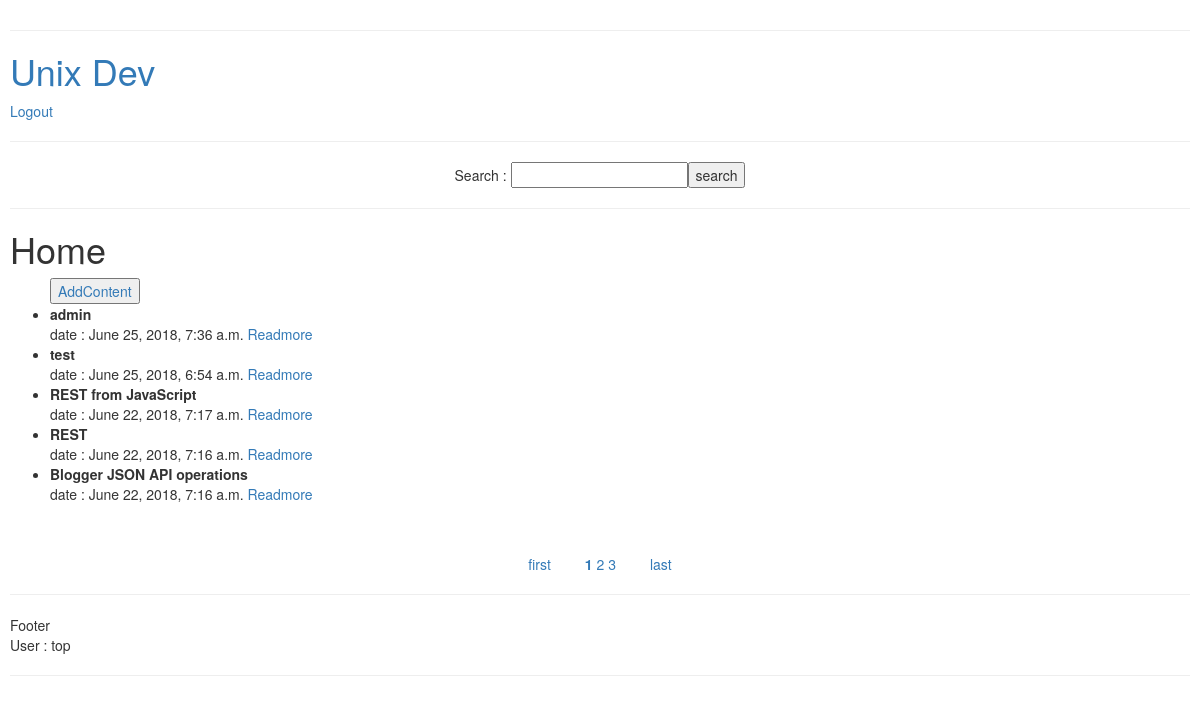
Page /blog/ (signed in) on the committed database.
### blog/models.py (models this page shows, shortened)
class Blog(models.Model):
    user = models.ForeignKey(User, on_delete=models.CASCADE, default=1)
    title = models.CharField(max_length=100)
    content = models.CharField(max_length=255)
    created_at = models.DateTimeField(auto_now_add=True)
    updated_at = models.DateTimeField(auto_now=True)

### blog/views.py (the view)
# urls.py: path('', views.index, name='index'),
def index(request):
    print('index')
    list_title = Blog.objects.order_by('-created_at')
    paginator = Paginator(list_title, 5)
    page = request.GET.get('page')
    blogs = paginator.get_page(page)
    return render(request, 'blog/index.html', {'list' : blogs, 'user' : { 'user_name': request.user ,'status_login': sessionResult(request)}})

### blog/views.py (called while the page is built)
def sessionResult(request):
    if request.session.keys():
        return True
    else:
        return False

### blog/templates/blog/index.html
{% extends 'base_layout.html' %}
{% block content %}
    <h1>Home</h1>
    {% if list %}
        <ul>
            {% if user.status_login %}
                <button><a href="{% url 'blog:addForm' %}">AddContent</a></button>
            {% endif %}
            {% for item in list %}
                <li style="font-weight: bold">{{item.title}}</li>date : {{item.created_at}} <a href="{% url 'blog:detail' item.id %}">Readmore</a>
            {% endfor %}
        </ul>
        <br>
        <div class="pagination" style="text-align: center; display: block;">
            <a href="?page=1">first</a>
            <div style="display: inline; padding-left: 30px; padding-right: 30px">
                {% for i in list.paginator.page_range %}
                    {% if list.number == i %}
                        <strong><a href="?page={{i}}">{{i}}</a></strong>
                    {% else %}
                        <a href="?page={{i}}">{{i}}</a>
                    {% endif %}
                {% endfor %}
            </div>
            <a href="?page={{ list.paginator.num_pages }}">last</a>
        </div>
    {% else %}
        <p>This blog is Empty</p>
        <button><a href="{% url 'blog:addForm' %}">AddContent</a></button>
    {% endif %}
{% endblock %}

### account/templates/base_layout.html (shortened to what this page needs)
<!DOCTYPE html>
<html lang="en">
  <head>
    <link rel="stylesheet" href="https://maxcdn.bootstrapcdn.com/bootstrap/3.3.7/css/bootstrap.min.css">
  </head>
  <body>
      <div style="padding: 10px">
        <hr>
        <h1><a href="{% url 'blog:index' %}">Unix Dev</a></h1>
        {% if user.status_login %}
          <a href="{% url 'account:logout' %}">Logout</a>
        {% else %}
          <a href="{% url 'account:login' %}">Login</a>
          <a href="{% url 'account:register' %}">Register</a>
        {% endif %}
        <div align="center">
          <hr>
            <form action="{% url 'blog:search' %}" method="post">
                    Search : <input type="text" name="search"><input type="submit" value="search">
            </form>
          <hr>
        </div>
        <div class="wrapper">
            {% block content %}
            {% endblock %}
        </div>
        <hr>
        Footer
        {% if user.status_login %}
          <p>User : {{user.user_name}}<p>
        {% endif %}
        <hr>
    </div>
  </body>
</html>

### rows in the picture
Blog: title "admin", created_at "June 25, 2018, 7:36 a.m."
Blog: title "test", created_at "June 25, 2018, 6:54 a.m."
Blog: title "REST from JavaScript", created_at "June 22, 2018, 7:17 a.m."
Blog: title "REST", created_at "June 22, 2018, 7:16 a.m."
Blog: title "Blogger JSON API operations", created_at "June 22, 2018, 7:16 a.m."

### other values in the picture
{{ i }} "1"
{{ i }} "2" "3"
{{ user.user_name }} "top"
